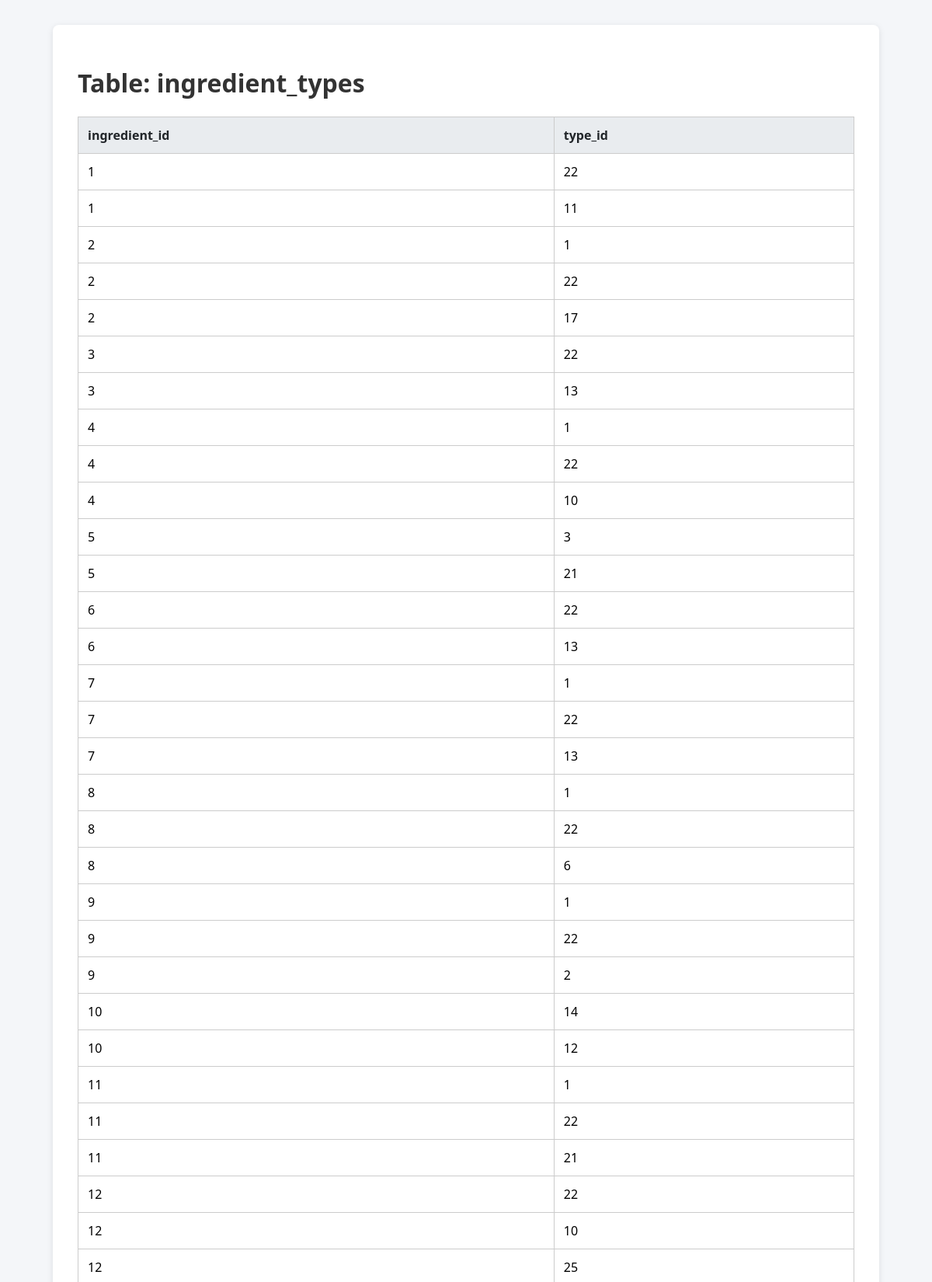
Page /show_table/ingredient_types (upper part) on the committed database.
### tables this page shows
CREATE TABLE ingredient_types (
    ingredient_id INTEGER NOT NULL,
    type_id INTEGER NOT NULL,
    FOREIGN KEY (ingredient_id) REFERENCES ingredients(id),
    FOREIGN KEY (type_id) REFERENCES types(id),
    PRIMARY KEY (ingredient_id, type_id)
);

### app.py (the view)
@app.route("/show_table/<table_name>")
def show_table(table_name):
    conn = sqlite3.connect("cocktail_robot.db")
    conn.row_factory = sqlite3.Row
    cur = conn.cursor()
    try:
        cur.execute(f"SELECT * FROM {table_name}")
        rows = cur.fetchall()
    except sqlite3.Error as e:
        rows = []
        print(f"Error reading {table_name}: {e}")
    finally:
        conn.close()
    return render_template("show_table.html", table_name=table_name, rows=rows)

### templates/show_table.html (shortened to what this page needs)
<!DOCTYPE html>
<html lang="en">
<head>
  <link rel="stylesheet" href="/static/style.css">
</head>
<body>
  <div class="container">
    <h1>Table: {{ table_name }}</h1>
    <table class="data-table">
      {% if rows and rows[0] %}
      <thead>
        <tr>
          {% for key in rows[0].keys() %}
          <th>{{ key }}</th>
          {% endfor %}
        </tr>
      </thead>
      {% endif %}
    <tbody>
    {% for row in rows %}
        <tr>
        {% for cell in row %}
            <td>{{ cell }}</td>
        {% endfor %}
        </tr>
    {% endfor %}
    </tbody>
    </table>
  </div>
</body>
</html>

### static/static/style.css (style rules this page uses)
body { font-family: 'Segoe UI', sans-serif; background-color: #f4f6f9; margin: 0; padding: 2rem; }
.container { max-width: 1000px; margin: 0 auto; background: white; padding: 2rem; border-radius: 8px; box-shadow: 0 2px 8px rgba(0, 0, 0, 0.1); }
h1, h2, h3 { color: #333; }
table.data-table { width: 100%; border-collapse: collapse; margin-top: 1rem; margin-bottom: 2rem; }
table.data-table th, table.data-table td { padding: 0.75rem; border: 1px solid #ccc; text-align: left; }
table.data-table th { background-color: #e9ecef; color: #212529; }

### rows in the picture
ingredient_types: row "1" "22"
ingredient_types: row "1" "11"
ingredient_types: row "2" "1"
ingredient_types: row "2" "22"
ingredient_types: row "2" "17"
ingredient_types: row "3" "22"
ingredient_types: row "3" "13"
ingredient_types: row "4" "1"
ingredient_types: row "4" "22"
ingredient_types: row "4" "10"
ingredient_types: row "5" "3"
ingredient_types: row "5" "21"
ingredient_types: row "6" "22"
ingredient_types: row "6" "13"
ingredient_types: row "7" "1"
ingredient_types: row "7" "22"
ingredient_types: row "7" "13"
ingredient_types: row "8" "1"
ingredient_types: row "8" "22"
ingredient_types: row "8" "6"
ingredient_types: row "9" "1"
ingredient_types: row "9" "22"
ingredient_types: row "9" "2"
ingredient_types: row "10" "14"
ingredient_types: row "10" "12"
ingredient_types: row "11" "1"
ingredient_types: row "11" "22"
ingredient_types: row "11" "21"
ingredient_types: row "12" "22"
ingredient_types: row "12" "10"
ingredient_types: row "12" "25"

### other values in the picture
{{ table_name }} "ingredient_types"
{{ key }} "ingredient_id" "type_id"
